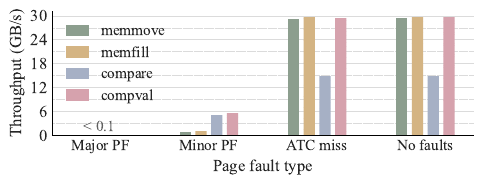

Python code for this plot:
from matplotlib.ticker import MultipleLocator
import matplotlib.pyplot as plt
import numpy as np


import matplotlib
matplotlib.rcParams['pdf.fonttype'] = 42
matplotlib.rcParams['ps.fonttype'] = 42

plt.style.use('seaborn-v0_8-whitegrid')
plt.rcParams.update({
    'font.family': 'Times New Roman',
    'font.size': 12,
    'axes.linewidth': 0.5,
    'grid.linewidth': 0.3,
    'figure.dpi': 300,
})

tap_only_speed = 3.150
clusters = ['memmove' , 'memfill' , 'compare' , 'compval' ]
groups = [ "Major PF" , "Minor PF" , "ATC miss" , "No faults" ]
data = np.loadtxt('pf_type_data.txt').T

fig, ax = plt.subplots(figsize=(5, 2))

bar_width = 0.025
gap_between_bars = 0.01 
gap_between_clusters = 0.1 

n_groups = len(groups)
n_clusters = len(clusters)
 
cluster_centers = np.arange(n_groups) * (n_clusters * (bar_width + gap_between_bars) + gap_between_clusters)
 
x_positions = []
for i in range(n_clusters):
    x_positions.append(cluster_centers + i * (bar_width + gap_between_bars))
x_positions = np.array(x_positions)
 
colors = ['#8c9e8e', '#d4b483', '#a6b0c5', '#d6a2ad'] 
hatch = [ '' , '///', '---', 'xxx' ] 
for i in range(n_clusters):
    ax.bar(x_positions[i], data[:, i], 
          width=bar_width,
          color=colors[i], 
          hatch=hatch[i],
          linewidth=0.3,
          label=clusters[i]) 
ax.text( cluster_centers[0] + 2 * bar_width , 0.1 , f'{"< 0.1"}', 
        ha='center', va='bottom', fontsize=11, color='#606060')
            
 
ax.set_xticks(cluster_centers + (n_clusters-1)*(bar_width+gap_between_bars)/2)
ax.set_xticklabels(groups , fontsize=11)  
ax.xaxis.grid(False) 
ax.set_xlabel('Page fault type') 
ax.spines['bottom'].set_color('black') 
  
ax.set_yticks(np.arange(0, 33, 6)) 
ax.yaxis.set_major_locator(MultipleLocator(6)) 
ax.yaxis.set_minor_locator(MultipleLocator(3)) 
ax.grid(axis='y', which='major', linestyle='-', linewidth=0.3, alpha=0.7) 
ax.grid(axis='y', which='minor', linestyle=':', linewidth=0.3, alpha=0.7) 
ax.set_ylabel('Throughput (GB/s)') 
ax.spines['left'].set_color('black') 
 
ax.spines['top'].set_visible(False) 
ax.spines['right'].set_visible(False) 
ax.legend(loc='upper left', fontsize=11 , ncol=1 , handlelength = 1.5 ) 

plt.tight_layout() 
plt.savefig('figure5.png', bbox_inches='tight', transparent=True)
plt.savefig('figure5.pdf', bbox_inches='tight') 
 
plt.show()

# Impact of page faults and address translation cache (ATC) miss on DSA performance.
# Page faults are solved by default software handler.